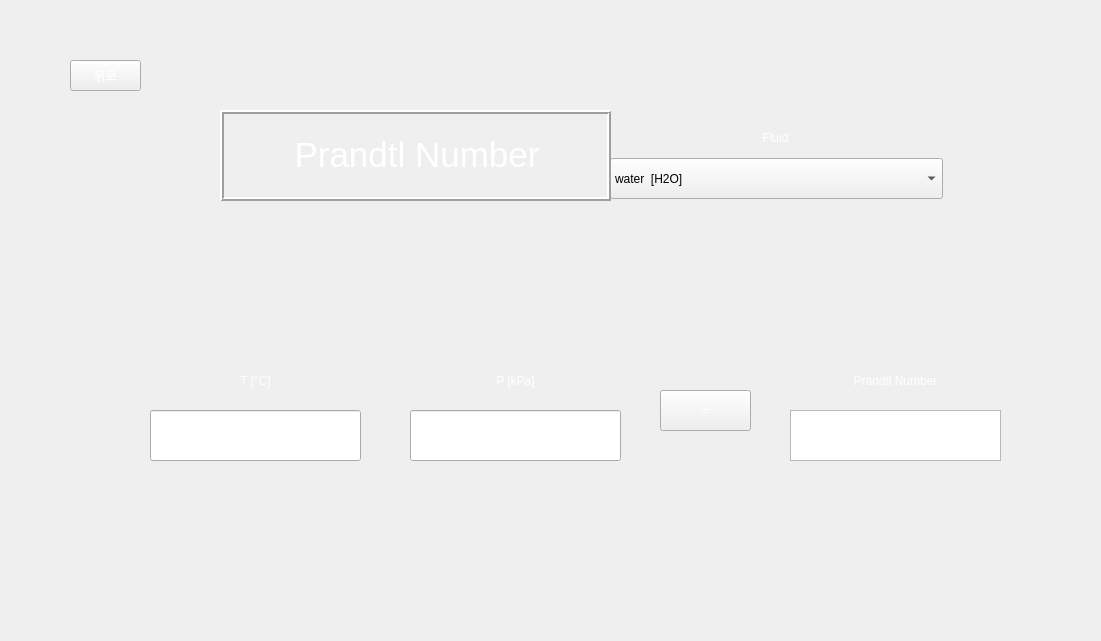
<?xml version="1.0" encoding="UTF-8"?>
<ui version="4.0">
 <class>Form_Re</class>
 <widget class="QWidget" name="Form_Re">
  <property name="geometry">
   <rect>
    <x>0</x>
    <y>0</y>
    <width>1101</width>
    <height>641</height>
   </rect>
  </property>
  <property name="minimumSize">
   <size>
    <width>691</width>
    <height>401</height>
   </size>
  </property>
  <property name="maximumSize">
   <size>
    <width>1101</width>
    <height>641</height>
   </size>
  </property>
  <property name="windowTitle">
   <string>PrCalc</string>
  </property>
  <property name="styleSheet">
   <string notr="true">background-image: url(:/background/하얀거.png);</string>
  </property>
  <widget class="QPushButton" name="toolButton">
   <property name="geometry">
    <rect>
     <x>660</x>
     <y>390</y>
     <width>91</width>
     <height>41</height>
    </rect>
   </property>
   <property name="styleSheet">
    <string notr="true">QPushButton {
color: qlineargradient(spread:pad, x1:0, y1:1, x2:1, y2:0, stop:0 rgba(255, 255, 255, 255), stop:1 rgba(255, 255, 255, 255));
background-image: url(:/background/버튼2.png);
font: 20pt &quot;맑은 고딕&quot;;
}
QPushButton:hover{
border-image: url(:/background/버튼클릭2.png);
}</string>
   </property>
   <property name="text">
    <string>=</string>
   </property>
  </widget>
  <widget class="QPushButton" name="pushButton">
   <property name="geometry">
    <rect>
     <x>70</x>
     <y>60</y>
     <width>71</width>
     <height>31</height>
    </rect>
   </property>
   <property name="styleSheet">
    <string notr="true">QPushButton {
color: qlineargradient(spread:pad, x1:0, y1:1, x2:1, y2:0, stop:0 rgba(255, 255, 255, 255), stop:1 rgba(255, 255, 255, 255));
background-image: url(:/background/버튼2.png);
font: 14pt &quot;맑은 고딕&quot;;
}
QPushButton:hover{
border-image: url(:/background/버튼클릭2.png);
}</string>
   </property>
   <property name="text">
    <string>뒤로</string>
   </property>
  </widget>
  <widget class="QLabel" name="label">
   <property name="geometry">
    <rect>
     <x>0</x>
     <y>0</y>
     <width>1101</width>
     <height>641</height>
    </rect>
   </property>
   <property name="minimumSize">
    <size>
     <width>0</width>
     <height>0</height>
    </size>
   </property>
   <property name="maximumSize">
    <size>
     <width>1101</width>
     <height>641</height>
    </size>
   </property>
   <property name="styleSheet">
    <string notr="true">image: url(:/background/배경2.png);</string>
   </property>
   <property name="text">
    <string/>
   </property>
  </widget>
  <widget class="QLabel" name="label_3">
   <property name="geometry">
    <rect>
     <x>150</x>
     <y>350</y>
     <width>211</width>
     <height>61</height>
    </rect>
   </property>
   <property name="styleSheet">
    <string notr="true">color: qlineargradient(spread:pad, x1:0, y1:1, x2:1, y2:0, stop:0 rgba(255, 255, 255, 255), stop:1 rgba(255, 255, 255, 255));
background-image: url(:/background/버튼2.png);
font: 20pt &quot;맑은 고딕&quot;;</string>
   </property>
   <property name="text">
    <string>T [°C]</string>
   </property>
   <property name="alignment">
    <set>Qt::AlignCenter</set>
   </property>
   <property name="buddy">
    <cstring>lineEdit_2</cstring>
   </property>
  </widget>
  <widget class="QLabel" name="label_4">
   <property name="geometry">
    <rect>
     <x>410</x>
     <y>350</y>
     <width>211</width>
     <height>61</height>
    </rect>
   </property>
   <property name="styleSheet">
    <string notr="true">color: qlineargradient(spread:pad, x1:0, y1:1, x2:1, y2:0, stop:0 rgba(255, 255, 255, 255), stop:1 rgba(255, 255, 255, 255));
background-image: url(:/background/버튼2.png);
font: 20pt &quot;맑은 고딕&quot;;</string>
   </property>
   <property name="text">
    <string>P [kPa]</string>
   </property>
   <property name="alignment">
    <set>Qt::AlignCenter</set>
   </property>
   <property name="buddy">
    <cstring>lineEdit_3</cstring>
   </property>
  </widget>
  <widget class="QLabel" name="label_2">
   <property name="geometry">
    <rect>
     <x>610</x>
     <y>112</y>
     <width>331</width>
     <height>51</height>
    </rect>
   </property>
   <property name="styleSheet">
    <string notr="true">color: qlineargradient(spread:pad, x1:0, y1:1, x2:1, y2:0, stop:0 rgba(255, 255, 255, 255), stop:1 rgba(255, 255, 255, 255));
background-image: url(:/background/버튼2.png);
font: 20pt &quot;맑은 고딕&quot;;</string>
   </property>
   <property name="text">
    <string>Fluid</string>
   </property>
   <property name="alignment">
    <set>Qt::AlignCenter</set>
   </property>
  </widget>
  <widget class="QLineEdit" name="lineEdit_2">
   <property name="geometry">
    <rect>
     <x>150</x>
     <y>410</y>
     <width>211</width>
     <height>51</height>
    </rect>
   </property>
   <property name="styleSheet">
    <string notr="true">
font: 14pt &quot;맑은 고딕&quot;;</string>
   </property>
  </widget>
  <widget class="QLineEdit" name="lineEdit_3">
   <property name="geometry">
    <rect>
     <x>410</x>
     <y>410</y>
     <width>211</width>
     <height>51</height>
    </rect>
   </property>
   <property name="styleSheet">
    <string notr="true">
font: 14pt &quot;맑은 고딕&quot;;</string>
   </property>
  </widget>
  <widget class="QLabel" name="label_10">
   <property name="geometry">
    <rect>
     <x>790</x>
     <y>350</y>
     <width>211</width>
     <height>61</height>
    </rect>
   </property>
   <property name="styleSheet">
    <string notr="true">color: qlineargradient(spread:pad, x1:0, y1:1, x2:1, y2:0, stop:0 rgba(255, 255, 255, 255), stop:1 rgba(255, 255, 255, 255));
background-image: url(:/background/버튼2.png);
font: 16pt &quot;맑은 고딕&quot;;</string>
   </property>
   <property name="text">
    <string>Prandtl Number</string>
   </property>
   <property name="alignment">
    <set>Qt::AlignCenter</set>
   </property>
  </widget>
  <widget class="QTextBrowser" name="textEdit">
   <property name="geometry">
    <rect>
     <x>790</x>
     <y>410</y>
     <width>211</width>
     <height>51</height>
    </rect>
   </property>
   <property name="sizePolicy">
    <sizepolicy hsizetype="Fixed" vsizetype="Preferred">
     <horstretch>0</horstretch>
     <verstretch>0</verstretch>
    </sizepolicy>
   </property>
   <property name="maximumSize">
    <size>
     <width>1111</width>
     <height>1111</height>
    </size>
   </property>
   <property name="styleSheet">
    <string notr="true">
font: 14pt &quot;맑은 고딕&quot;;</string>
   </property>
   <property name="acceptRichText">
    <bool>false</bool>
   </property>
  </widget>
  <widget class="QComboBox" name="comboBox">
   <property name="geometry">
    <rect>
     <x>610</x>
     <y>158</y>
     <width>333</width>
     <height>41</height>
    </rect>
   </property>
   <property name="styleSheet">
    <string notr="true">background-image: url(:/background/하얀거.png);
font: 11pt &quot;맑은 고딕&quot;;</string>
   </property>
   <item>
    <property name="text">
     <string>water  [H2O]</string>
    </property>
   </item>
   <item>
    <property name="text">
     <string>air</string>
    </property>
   </item>
   <item>
    <property name="text">
     <string>1-Butene  [C4H8]</string>
    </property>
   </item>
   <item>
    <property name="text">
     <string>Acetone  [C3H6O]</string>
    </property>
   </item>
   <item>
    <property name="text">
     <string>Ammonia  [NH3]</string>
    </property>
   </item>
   <item>
    <property name="text">
     <string>Argon  [Ar]</string>
    </property>
   </item>
   <item>
    <property name="text">
     <string>Benzene  [C6H6]</string>
    </property>
   </item>
   <item>
    <property name="text">
     <string>CarbonDioxide  [CO2]</string>
    </property>
   </item>
   <item>
    <property name="text">
     <string>CarbonMonoxide  [CO]</string>
    </property>
   </item>
   <item>
    <property name="text">
     <string>CarbonylSulfide  [COS]</string>
    </property>
   </item>
   <item>
    <property name="text">
     <string>CycloHexane  [C6H12]</string>
    </property>
   </item>
   <item>
    <property name="text">
     <string>CycloPropane  [C3H6]</string>
    </property>
   </item>
   <item>
    <property name="text">
     <string>Cyclopentane  [C5H10]</string>
    </property>
   </item>
   <item>
    <property name="text">
     <string>D4  [C8H24O4Si4]</string>
    </property>
   </item>
   <item>
    <property name="text">
     <string>D5  [C10H30O5Si5]</string>
    </property>
   </item>
   <item>
    <property name="text">
     <string>D6  [C12H36O6Si6]</string>
    </property>
   </item>
   <item>
    <property name="text">
     <string>Deuterium  [D2]</string>
    </property>
   </item>
   <item>
    <property name="text">
     <string>Dichloroethane  [C2Cl2H4]</string>
    </property>
   </item>
   <item>
    <property name="text">
     <string>DiethylEther  [C4H10O]</string>
    </property>
   </item>
   <item>
    <property name="text">
     <string>DimethylCarbonate  [C3H6O3]</string>
    </property>
   </item>
   <item>
    <property name="text">
     <string>DimethylEther  [C2H6O]</string>
    </property>
   </item>
   <item>
    <property name="text">
     <string>Ethane  [C2H6]</string>
    </property>
   </item>
   <item>
    <property name="text">
     <string>Ethanol  [C2H6O]</string>
    </property>
   </item>
   <item>
    <property name="text">
     <string>EthylBenzene  [C8H10]</string>
    </property>
   </item>
   <item>
    <property name="text">
     <string>Ethylene  [C2H4]</string>
    </property>
   </item>
   <item>
    <property name="text">
     <string>EthyleneOxide  [C2H4O]</string>
    </property>
   </item>
   <item>
    <property name="text">
     <string>Fluorine  [F2]</string>
    </property>
   </item>
   <item>
    <property name="text">
     <string>HFE143m  [C2F3H3O]</string>
    </property>
   </item>
   <item>
    <property name="text">
     <string>HeavyWater  [D2O]</string>
    </property>
   </item>
   <item>
    <property name="text">
     <string>Helium  [He]</string>
    </property>
   </item>
   <item>
    <property name="text">
     <string>Hydrogen  [H2]</string>
    </property>
   </item>
   <item>
    <property name="text">
     <string>HydrogenChloride  [ClH]</string>
    </property>
   </item>
   <item>
    <property name="text">
     <string>HydrogenSulfide  [H2S]</string>
    </property>
   </item>
   <item>
    <property name="text">
     <string>IsoButane  [C4H10]</string>
    </property>
   </item>
   <item>
    <property name="text">
     <string>IsoButene  [C4H8]</string>
    </property>
   </item>
   <item>
    <property name="text">
     <string>Isohexane  [C6H14]</string>
    </property>
   </item>
   <item>
    <property name="text">
     <string>Isopentane  [C5H12]</string>
    </property>
   </item>
   <item>
    <property name="text">
     <string>Krypton  [Kr]</string>
    </property>
   </item>
   <item>
    <property name="text">
     <string>MD2M  [C10H30O3Si4]</string>
    </property>
   </item>
   <item>
    <property name="text">
     <string>MD3M  [C12H36O4Si5]</string>
    </property>
   </item>
   <item>
    <property name="text">
     <string>MD4M  [C14H42O5Si6]</string>
    </property>
   </item>
   <item>
    <property name="text">
     <string>MDM  [C8H24O2Si3]</string>
    </property>
   </item>
   <item>
    <property name="text">
     <string>MM  [C6H18OSi2]</string>
    </property>
   </item>
   <item>
    <property name="text">
     <string>Methane  [CH4]</string>
    </property>
   </item>
   <item>
    <property name="text">
     <string>Methanol  [CH4O]</string>
    </property>
   </item>
   <item>
    <property name="text">
     <string>MethylLinoleate  [C19H34O2]</string>
    </property>
   </item>
   <item>
    <property name="text">
     <string>MethylLinolenate  [C19H32O2]</string>
    </property>
   </item>
   <item>
    <property name="text">
     <string>MethylOleate  [C19H36O2]</string>
    </property>
   </item>
   <item>
    <property name="text">
     <string>MethylPalmitate  [C17H34O2]</string>
    </property>
   </item>
   <item>
    <property name="text">
     <string>MethylStearate  [C19H38O2]</string>
    </property>
   </item>
   <item>
    <property name="text">
     <string>Neon  [Ne]</string>
    </property>
   </item>
   <item>
    <property name="text">
     <string>Neopentane  [C5H12]</string>
    </property>
   </item>
   <item>
    <property name="text">
     <string>Nitrogen  [N2]</string>
    </property>
   </item>
   <item>
    <property name="text">
     <string>NitrousOxide  [N2O]</string>
    </property>
   </item>
   <item>
    <property name="text">
     <string>Novec649  [C6F12O]</string>
    </property>
   </item>
   <item>
    <property name="text">
     <string>OrthoDeuterium</string>
    </property>
   </item>
   <item>
    <property name="text">
     <string>OrthoHydrogen</string>
    </property>
   </item>
   <item>
    <property name="text">
     <string>Oxygen  [O2]</string>
    </property>
   </item>
   <item>
    <property name="text">
     <string>ParaDeuterium</string>
    </property>
   </item>
   <item>
    <property name="text">
     <string>ParaHydrogen</string>
    </property>
   </item>
   <item>
    <property name="text">
     <string>Propylene  [C3H6]</string>
    </property>
   </item>
   <item>
    <property name="text">
     <string>Propyne  [C3H4]</string>
    </property>
   </item>
   <item>
    <property name="text">
     <string>R11</string>
    </property>
   </item>
   <item>
    <property name="text">
     <string>R113</string>
    </property>
   </item>
   <item>
    <property name="text">
     <string>R114</string>
    </property>
   </item>
   <item>
    <property name="text">
     <string>R115</string>
    </property>
   </item>
   <item>
    <property name="text">
     <string>R116</string>
    </property>
   </item>
   <item>
    <property name="text">
     <string>R12</string>
    </property>
   </item>
   <item>
    <property name="text">
     <string>R123</string>
    </property>
   </item>
   <item>
    <property name="text">
     <string>R1233zd(E)</string>
    </property>
   </item>
   <item>
    <property name="text">
     <string>R1234yf</string>
    </property>
   </item>
   <item>
    <property name="text">
     <string>R1234ze(E)</string>
    </property>
   </item>
   <item>
    <property name="text">
     <string>R1234ze(Z)</string>
    </property>
   </item>
   <item>
    <property name="text">
     <string>R124</string>
    </property>
   </item>
   <item>
    <property name="text">
     <string>R1243zf</string>
    </property>
   </item>
   <item>
    <property name="text">
     <string>R125</string>
    </property>
   </item>
   <item>
    <property name="text">
     <string>R13</string>
    </property>
   </item>
   <item>
    <property name="text">
     <string>R134a</string>
    </property>
   </item>
   <item>
    <property name="text">
     <string>R13l1</string>
    </property>
   </item>
   <item>
    <property name="text">
     <string>R14</string>
    </property>
   </item>
   <item>
    <property name="text">
     <string>R141b</string>
    </property>
   </item>
   <item>
    <property name="text">
     <string>R142b</string>
    </property>
   </item>
   <item>
    <property name="text">
     <string>R143a</string>
    </property>
   </item>
   <item>
    <property name="text">
     <string>R152A</string>
    </property>
   </item>
   <item>
    <property name="text">
     <string>R161</string>
    </property>
   </item>
   <item>
    <property name="text">
     <string>R21</string>
    </property>
   </item>
   <item>
    <property name="text">
     <string>R218</string>
    </property>
   </item>
   <item>
    <property name="text">
     <string>R22</string>
    </property>
   </item>
   <item>
    <property name="text">
     <string>R227EA</string>
    </property>
   </item>
   <item>
    <property name="text">
     <string>R23</string>
    </property>
   </item>
   <item>
    <property name="text">
     <string>R236EA</string>
    </property>
   </item>
   <item>
    <property name="text">
     <string>R236FA</string>
    </property>
   </item>
   <item>
    <property name="text">
     <string>R245ca</string>
    </property>
   </item>
   <item>
    <property name="text">
     <string>R245fa</string>
    </property>
   </item>
   <item>
    <property name="text">
     <string>R32</string>
    </property>
   </item>
   <item>
    <property name="text">
     <string>R365MFC</string>
    </property>
   </item>
   <item>
    <property name="text">
     <string>R40</string>
    </property>
   </item>
   <item>
    <property name="text">
     <string>R404A</string>
    </property>
   </item>
   <item>
    <property name="text">
     <string>R407C</string>
    </property>
   </item>
   <item>
    <property name="text">
     <string>R41</string>
    </property>
   </item>
   <item>
    <property name="text">
     <string>R410A</string>
    </property>
   </item>
   <item>
    <property name="text">
     <string>R507A</string>
    </property>
   </item>
   <item>
    <property name="text">
     <string>RC318</string>
    </property>
   </item>
   <item>
    <property name="text">
     <string>SES36</string>
    </property>
   </item>
   <item>
    <property name="text">
     <string>SulfurDioxide  [O2S]</string>
    </property>
   </item>
   <item>
    <property name="text">
     <string>SulfurHexafluoride  [F6S]</string>
    </property>
   </item>
   <item>
    <property name="text">
     <string>Toluene  [C7H8]</string>
    </property>
   </item>
   <item>
    <property name="text">
     <string>Xenon  [Xe]</string>
    </property>
   </item>
   <item>
    <property name="text">
     <string>cis-2-Butene  [C4H8]</string>
    </property>
   </item>
   <item>
    <property name="text">
     <string>m-Xylene  [C8H10]</string>
    </property>
   </item>
   <item>
    <property name="text">
     <string>n-Butane  [C4H10]</string>
    </property>
   </item>
   <item>
    <property name="text">
     <string>n-Decane  [C10H22]</string>
    </property>
   </item>
   <item>
    <property name="text">
     <string>n-Dodecane  [C12H26]</string>
    </property>
   </item>
   <item>
    <property name="text">
     <string>n-Heptane  [C7H16]</string>
    </property>
   </item>
   <item>
    <property name="text">
     <string>n-Hexane  [C6H14]</string>
    </property>
   </item>
   <item>
    <property name="text">
     <string>n-Nonane  [C9H20]</string>
    </property>
   </item>
   <item>
    <property name="text">
     <string>n-Octane  [C8H18]</string>
    </property>
   </item>
   <item>
    <property name="text">
     <string>n-Pentane  [C5H12]</string>
    </property>
   </item>
   <item>
    <property name="text">
     <string>n-Propane  [C3H8]</string>
    </property>
   </item>
   <item>
    <property name="text">
     <string>n-Undecane  [C11H24]</string>
    </property>
   </item>
   <item>
    <property name="text">
     <string>o-Xylene  [C8H10]</string>
    </property>
   </item>
   <item>
    <property name="text">
     <string>p-Xylene  [C8H10]</string>
    </property>
   </item>
   <item>
    <property name="text">
     <string>trans-2-Butene  [C4H8]</string>
    </property>
   </item>
  </widget>
  <widget class="QLabel" name="label_7">
   <property name="geometry">
    <rect>
     <x>220</x>
     <y>110</y>
     <width>391</width>
     <height>91</height>
    </rect>
   </property>
   <property name="styleSheet">
    <string notr="true">font: 10pt &quot;맑은 고딕&quot;;
color: rgb(255, 255, 255);
background-image: url(:/background/버튼2.png);</string>
   </property>
   <property name="frameShape">
    <enum>QFrame::Box</enum>
   </property>
   <property name="frameShadow">
    <enum>QFrame::Raised</enum>
   </property>
   <property name="lineWidth">
    <number>2</number>
   </property>
   <property name="text">
    <string>&lt;!DOCTYPE HTML PUBLIC &quot;-//W3C//DTD HTML 4.0//EN&quot; &quot;http://www.w3.org/TR/REC-html40/strict.dtd&quot;&gt;
&lt;html&gt;&lt;head&gt;&lt;meta name=&quot;qrichtext&quot; content=&quot;1&quot; /&gt;&lt;style type=&quot;text/css&quot;&gt;
p, li { white-space: pre-wrap; }
&lt;/style&gt;&lt;/head&gt;&lt;body style=&quot; font-family:'맑은 고딕'; font-size:10pt; font-weight:400; font-style:normal;&quot;&gt;
&lt;p align=&quot;center&quot; style=&quot; margin-top:12px; margin-bottom:12px; margin-left:0px; margin-right:0px; -qt-block-indent:0; text-indent:0px;&quot;&gt;&lt;span style=&quot; font-size:26pt;&quot;&gt;Prandtl Number&lt;/span&gt;&lt;/p&gt;&lt;/body&gt;&lt;/html&gt;</string>
   </property>
   <property name="buddy">
    <cstring>pushButton</cstring>
   </property>
  </widget>
  <zorder>label</zorder>
  <zorder>toolButton</zorder>
  <zorder>pushButton</zorder>
  <zorder>label_3</zorder>
  <zorder>label_4</zorder>
  <zorder>label_2</zorder>
  <zorder>lineEdit_2</zorder>
  <zorder>lineEdit_3</zorder>
  <zorder>label_10</zorder>
  <zorder>textEdit</zorder>
  <zorder>comboBox</zorder>
  <zorder>label_7</zorder>
 </widget>
 <resources>
  <include location="../resource/resources.qrc"/>
 </resources>
 <connections/>
</ui>
